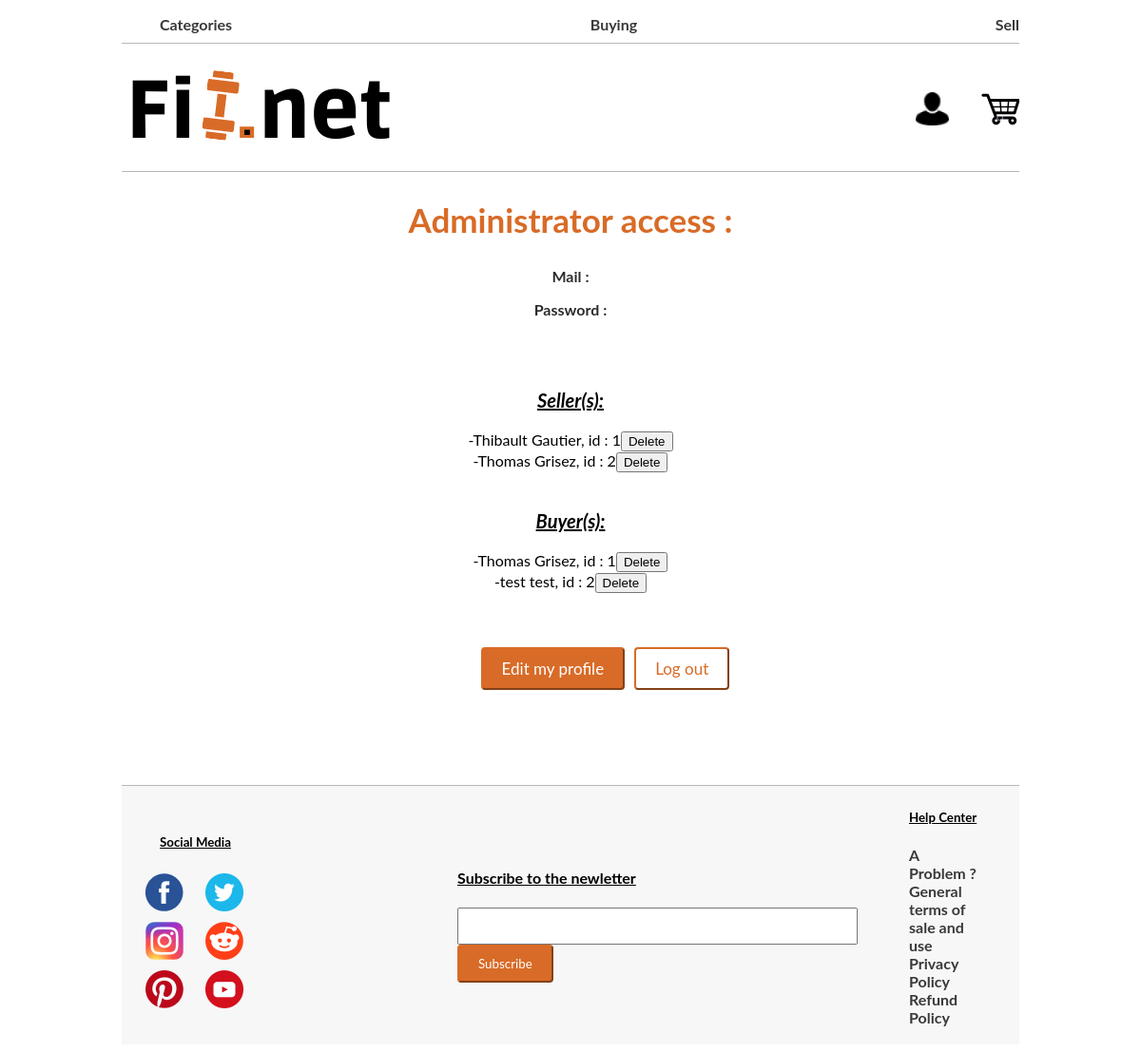
The page /PHP/adminProfile.php on the database as committed earlier.
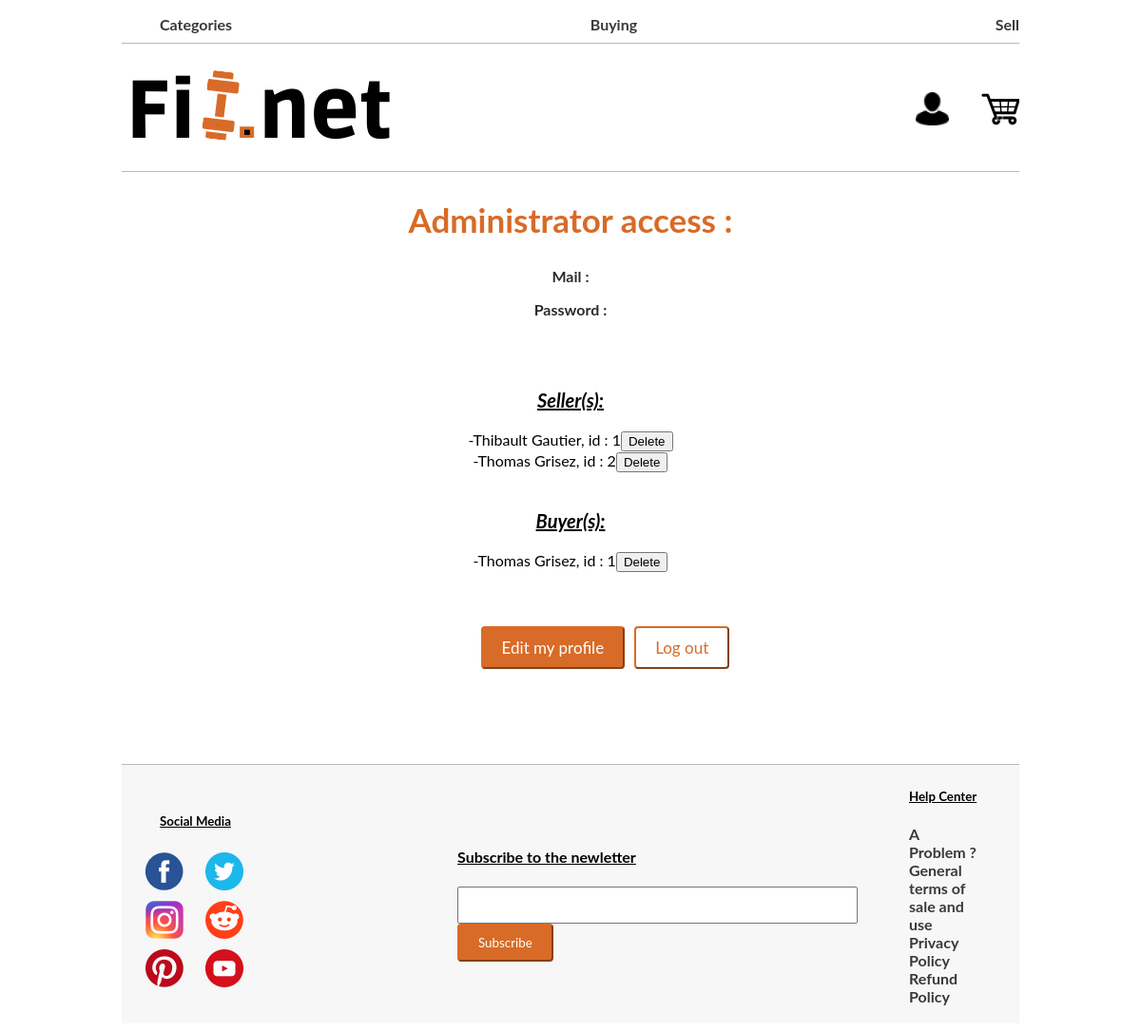
The same page on the database as committed later.
### tables this page shows
CREATE TABLE IF NOT EXISTS `seller` (
  `id` int(11) NOT NULL AUTO_INCREMENT,
  `last_name` text NOT NULL,
  `first_name` text NOT NULL,
  `email` text NOT NULL,
  `password` text NOT NULL,
  `photo` text NOT NULL,
  `favorite_background` text NOT NULL,
  PRIMARY KEY (`id`)
);

CREATE TABLE IF NOT EXISTS `buyer` (
  `id` int(11) NOT NULL AUTO_INCREMENT,
  `last_name` text NOT NULL,
  `first_name` text NOT NULL,
  `address` text NOT NULL,
  `email` text NOT NULL,
  `password` int(11) NOT NULL,
  PRIMARY KEY (`id`)
);

### PHP/adminProfile.php (the view, shortened to what this page needs)
<!DOCTYPE html>
<html>
<head>
</head>
<body>
    <?php include 'header.php'?>
    <?php
        $mysqli = new mysqli('127.0.0.1','root', '', 'fitnet', NULL) or die("Connect failed");
    ?>
    <div class="profile" align="center">
        <h2 class="main_title">Administrator access<?php echo " : ".$_SESSION['id']; ?></h2>
        <p><span class="lis_of_information_title">Mail :</span> <?php echo $_SESSION['email']; ?></p>
        <p><span class="lis_of_information_title">Password :</span>  <?php echo $_SESSION['password']; ?></p>
        <br><br>
        <h3 style='font-size : 20px;'><u><em>Seller(s):</em></u></h3>
        <form method="POST">
        <?php
            $query = $mysqli->query("SELECT last_name, first_name, id FROM seller");
            if($query->num_rows > 0){
                while($row = $query->fetch_assoc()){
                    $idsel = $row['id'];
                    $idbutton = $idsel."-seller";
                    echo "-".$row['first_name']." ".$row['last_name'].", id : ".$idsel."<input class='button_suppr_from_seller' type='submit' name=$idbutton value='Delete'><br>";
                }
            }
        ?>
        </form>
        <br>
        <h3 style='font-size : 20px;'><u><em>Buyer(s):</em></u></h3>
        <form method="POST">
        <?php
            $query = $mysqli->query("SELECT last_name, first_name, id FROM buyer");
            if($query->num_rows > 0){
                while($row = $query->fetch_assoc()){
                    $idbuy = $row['id'];
                    $idbutton = $idbuy."-buyer";
                    echo "-".$row['first_name']." ".$row['last_name'].", id : $idbuy<input class='button_suppr_from_seller' type='submit' name=$idbutton value='Delete'><br>";
                }
            }
        ?>
        </form>
        <br><br><br>
        <div class="main_aspect_of_profile_bloc" id="bloc_button_buyer_profil">
            <div class="button_list_buyer_profil">
                <a href="editAdmin.php"><button class="button_of_informations"  id="edit_information_buyer">Edit my profile</button></a>
            </div>
            <div class="button_list_buyer_profil">
                <a href="logout.php"><button class="button_of_informations"  id="logout_information_buyer">Log out</button></a>
            </div>
        </div>
    </div>
    <?php include 'footer.php'?>
</body>
</html>

Rows that differ between the two databases and show on the page:
removed buyer: first_name "test", last_name "test", id "2"
